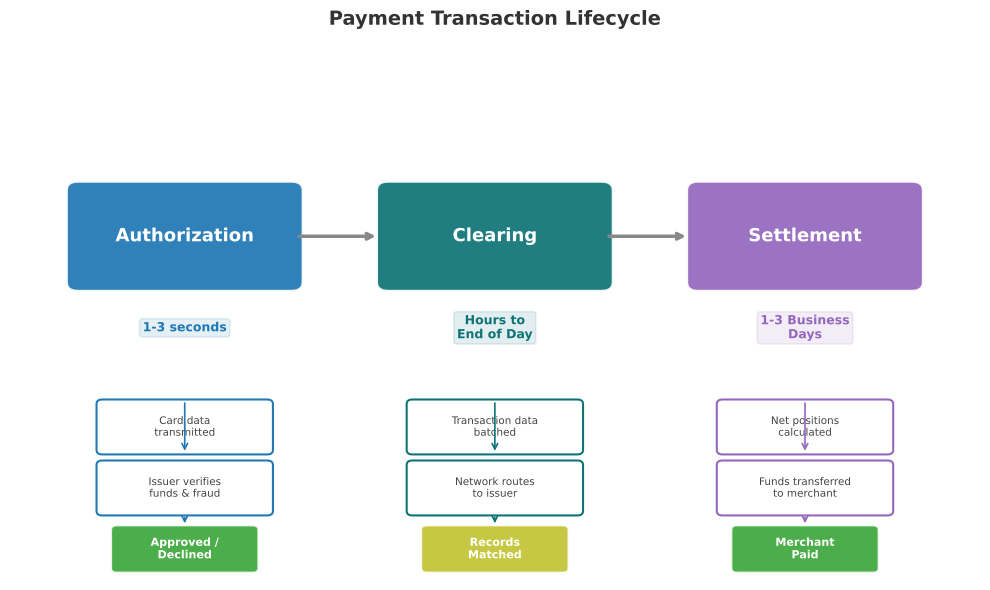

This figure's Python source:
"""
Figure 04: Payment Lifecycle Flow
Flowchart of Authorization -> Clearing -> Settlement lifecycle
with timing annotations (seconds, hours, days).
"""
import sys
import os
sys.path.insert(0, os.path.join(os.path.dirname(__file__), '..', '..', '_shared'))

import matplotlib
matplotlib.use('Agg')
import matplotlib.pyplot as plt
import matplotlib.patches as mpatches
from matplotlib.patches import FancyBboxPatch, FancyArrowPatch
import numpy as np

try:
    from chart_styles import V4_COLORS, apply_v4_style, save_chart
except ImportError:
    V4_COLORS = {
        'MLPURPLE': '#9467BD', 'MLBLUE': '#1F77B4', 'MLRED': '#D62728',
        'MLORANGE': '#FF7F0E', 'MLGREEN': '#2CA02C', 'MLGRAY': '#7F7F7F',
        'MLTEAL': '#0D7377', 'MLCYAN': '#14BDEB', 'MLYELLOW': '#BCBD22',
        'MLPINK': '#E377C2', 'MLBROWN': '#8C564B',
    }
    def apply_v4_style(ax, title='', xlabel='', ylabel=''):
        ax.set_title(title, fontsize=14, fontweight='bold', pad=15, color='#333333')
        if xlabel: ax.set_xlabel(xlabel, fontsize=11, color='#555555')
        if ylabel: ax.set_ylabel(ylabel, fontsize=11, color='#555555')
        ax.spines['top'].set_visible(False)
        ax.spines['right'].set_visible(False)
        ax.spines['left'].set_color('#CCCCCC')
        ax.spines['bottom'].set_color('#CCCCCC')
        ax.tick_params(colors='#555555', labelsize=9)
        ax.set_facecolor('white')
        return ax
    def save_chart(fig, filename='chart.pdf', dpi=300):
        fig.tight_layout()
        fig.savefig(filename, format='pdf', bbox_inches='tight', dpi=dpi, facecolor='white')
        plt.close(fig)
        print(f'Saved: {filename}')

CHART_METADATA = {
    'title': 'Payment Lifecycle Flow',
    'type': 'flowchart',
    'section': 'Payment Infrastructure',
    'lecture_number': 3,
}

fig, ax = plt.subplots(1, 1, figsize=(10, 6))
ax.set_xlim(0, 10)
ax.set_ylim(0, 7)
ax.axis('off')
fig.patch.set_facecolor('white')

# --- Three main phases as large boxes ---
phases = [
    ('Authorization', 1.8, 4.5, V4_COLORS['MLBLUE']),
    ('Clearing',      5.0, 4.5, V4_COLORS['MLTEAL']),
    ('Settlement',    8.2, 4.5, V4_COLORS['MLPURPLE']),
]

bw, bh = 2.2, 1.2
for label, cx, cy, color in phases:
    box = FancyBboxPatch((cx - bw / 2, cy - bh / 2), bw, bh,
                          boxstyle="round,pad=0.12",
                          facecolor=color, edgecolor='white', linewidth=2, alpha=0.92)
    ax.add_patch(box)
    ax.text(cx, cy, label, ha='center', va='center',
            fontsize=13, fontweight='bold', color='white')

# Arrows between phases
arrow_kw = dict(arrowstyle='->', color='#888888', lw=2.5)
ax.annotate('', xy=(3.8, 4.5), xytext=(2.95, 4.5), arrowprops=arrow_kw)
ax.annotate('', xy=(7.0, 4.5), xytext=(6.15, 4.5), arrowprops=arrow_kw)

# --- Timing annotations ---
timing = [
    (1.8, 3.3, '1-3 seconds', V4_COLORS['MLBLUE']),
    (5.0, 3.3, 'Hours to\nEnd of Day', V4_COLORS['MLTEAL']),
    (8.2, 3.3, '1-3 Business\nDays', V4_COLORS['MLPURPLE']),
]
for cx, cy, label, color in timing:
    bbox_props = dict(boxstyle='round,pad=0.25', facecolor=color, alpha=0.12,
                      edgecolor=color, linewidth=1.2)
    ax.text(cx, cy, label, ha='center', va='center',
            fontsize=9, color=color, fontweight='bold', bbox=bbox_props)

# --- Sub-steps under each phase ---
sub_steps = [
    # Authorization
    [(1.8, 2.0, 'Card data\ntransmitted'), (1.8, 1.2, 'Issuer verifies\nfunds & fraud')],
    # Clearing
    [(5.0, 2.0, 'Transaction data\nbatched'), (5.0, 1.2, 'Network routes\nto issuer')],
    # Settlement
    [(8.2, 2.0, 'Net positions\ncalculated'), (8.2, 1.2, 'Funds transferred\nto merchant')],
]

sub_colors = [V4_COLORS['MLBLUE'], V4_COLORS['MLTEAL'], V4_COLORS['MLPURPLE']]

for phase_idx, steps in enumerate(sub_steps):
    color = sub_colors[phase_idx]
    for i, (sx, sy, slabel) in enumerate(steps):
        box = FancyBboxPatch((sx - 0.85, sy - 0.3), 1.7, 0.6,
                              boxstyle="round,pad=0.06",
                              facecolor='white', edgecolor=color, linewidth=1.5)
        ax.add_patch(box)
        ax.text(sx, sy, slabel, ha='center', va='center',
                fontsize=7.5, color='#444444')
    # Vertical arrows connecting sub-steps
    ax.annotate('', xy=(steps[0][0], steps[0][1] - 0.35),
                xytext=(steps[0][0], steps[0][1] + 0.35),
                arrowprops=dict(arrowstyle='->', color=color, lw=1.2))

# --- Outcome boxes ---
outcomes = [
    (1.8, 0.4, 'Approved /\nDeclined', V4_COLORS['MLGREEN']),
    (5.0, 0.4, 'Records\nMatched', V4_COLORS['MLYELLOW']),
    (8.2, 0.4, 'Merchant\nPaid', V4_COLORS['MLGREEN']),
]
for cx, cy, label, color in outcomes:
    box = FancyBboxPatch((cx - 0.7, cy - 0.25), 1.4, 0.5,
                          boxstyle="round,pad=0.06",
                          facecolor=color, edgecolor='white', linewidth=1.5, alpha=0.85)
    ax.add_patch(box)
    ax.text(cx, cy, label, ha='center', va='center',
            fontsize=8, fontweight='bold', color='white')

# Vertical connectors from sub-steps to outcomes
for phase_idx, steps in enumerate(sub_steps):
    color = sub_colors[phase_idx]
    last_step = steps[-1]
    ax.annotate('', xy=(last_step[0], 0.7),
                xytext=(last_step[0], last_step[1] - 0.35),
                arrowprops=dict(arrowstyle='->', color=color, lw=1.2))

ax.set_title('Payment Transaction Lifecycle',
             fontsize=14, fontweight='bold', pad=15, color='#333333')

output_path = os.path.join(os.path.dirname(__file__), 'chart.pdf')
save_chart(fig, output_path)
